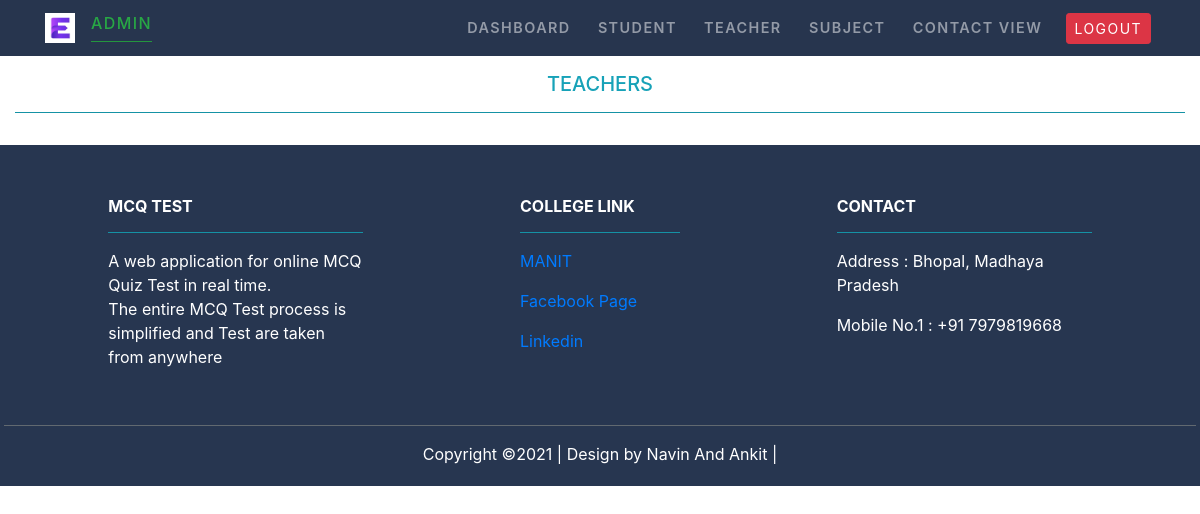
Before: /Adminteacher/ with the older database file.
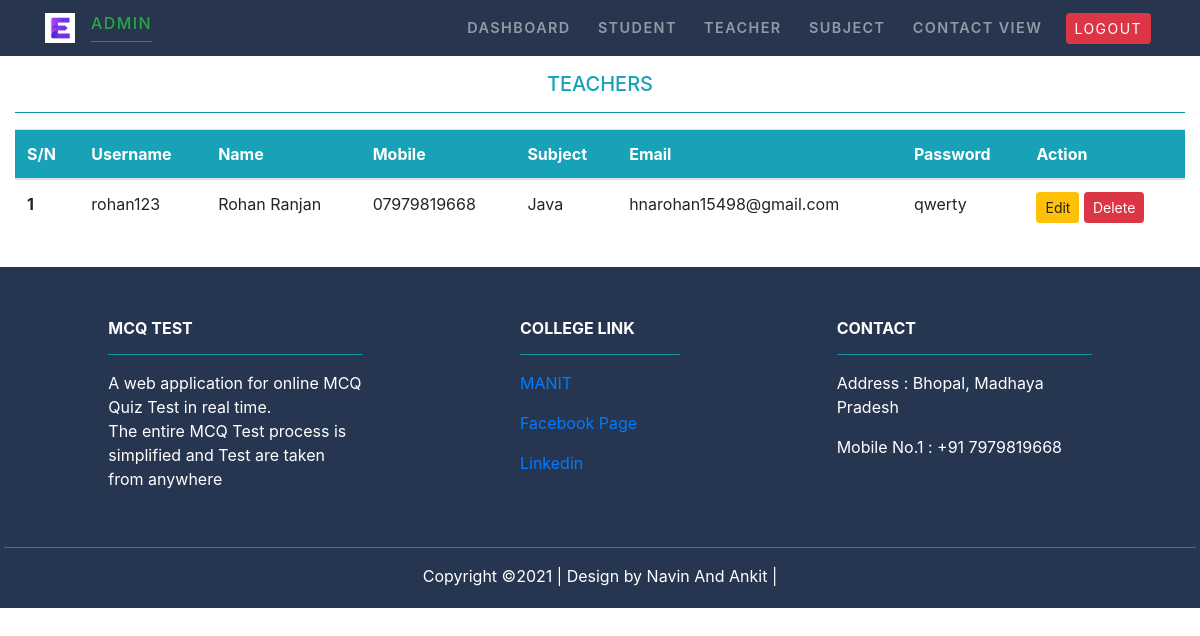
After: the same page with the newer database file.
### Teacher/models.py (models this page shows, shortened)
class Teacher(models.Model):
    username=models.CharField(max_length=20)
    name=models.CharField(max_length=50)
    subject = models.ForeignKey(Subject,on_delete=models.CASCADE)
    email=models.EmailField(max_length=100)
    mobile= models.CharField(max_length=11)
    password=models.CharField(max_length=30)

### MCQ_Test/models.py (models this page shows)
class Subject(models.Model):
   subject_name = models.CharField(max_length=50)
   question_number = models.PositiveIntegerField()
   total_marks = models.PositiveIntegerField()
   def __str__(self):
        return self.subject_name

### MCQ_Test/views.py (the view)
# urls.py: path('Adminteacher/', views.admin_teacher,name="adminteacher"),
def admin_teacher(request):
    te=Teacher.objects.all()
    return render(request,'MCQ_Test/adminteacher.html',{'tech':te})

### MCQ_Test/templates/MCQ_Test/adminteacher.html
{% extends 'MCQ_Test/adminbase.html' %}
{% load static %}
{% block content %}
<div class="py-3">
<div class=" container-fluid">
<div class="text-center text-info">
<h5>TEACHERS</h5>
<hr class="bg-info">
</div>
{% if tech %}
<table class="table">
  <thead class="bg-info text-white">
    <tr>
      <th scope="col">S/N</th>
      <th scope="col">Username</th>
      <th scope="col">Name</th>
      <th scope="col">Mobile</th>
      <th scope="col">Subject</th>
      <th scope="col">Email</th>
      <th scope="col">Password</th>
      <th scope="col">Action</th>
    </tr>
  </thead>
  <tbody>
  {% for te in tech %}
    <tr>
      <th scope="row">{{te.id}}</th>
      <td>{{te.username}}</td>
      <td>{{te.name}}</td>
      <td>{{te.mobile}}</td>
      <td>{{te.subject}}</td>
      <td>{{te.email}}</td>
      <td>{{te.password}}</td>
      <td>
          <a href="#" class='btn btn-warning btn-sm'>Edit</a>
          <a href="#" class='btn btn-danger btn-sm'>Delete</a>
      </td>
    </tr>
  {% endfor %}
  </tbody>
{% endif %}
</table>
</div>
</div>
{% endblock content %}

Changed rows visible on the page:
added Teacher: id "1", username "rohan123", name "Rohan Ranjan", mobile "07979819668", subject "Java", email "hnarohan15498@gmail.com", password "qwerty"
Other visible differences:
text now shown: "S/N Username Name Mobile Subject Email Password Action"
